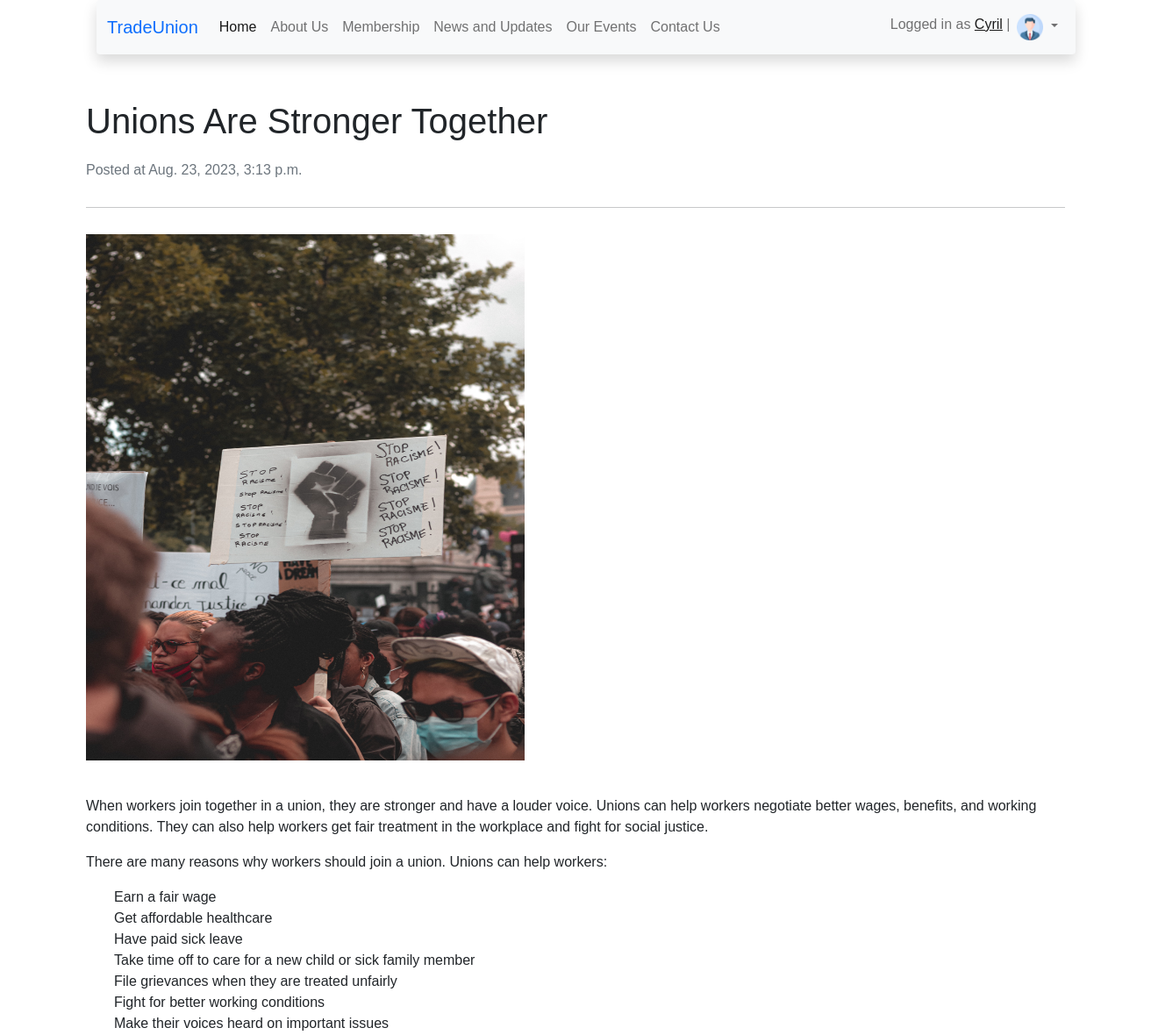
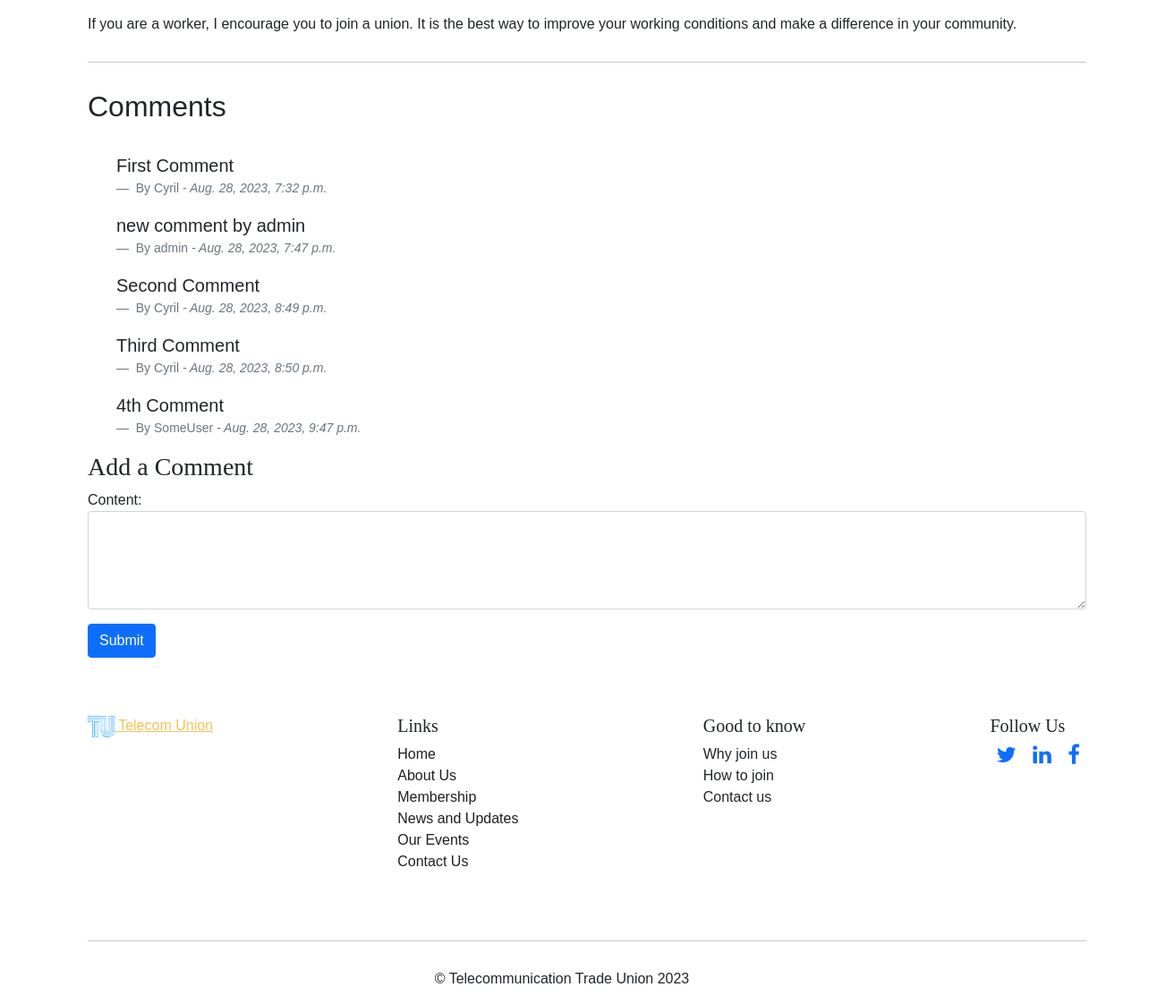
Page /news/post-5/ (signed in) on the committed database (2 pictures, top to bottom).
### blog/models.py (models this page shows, shortened)
class Post(models.Model):
    title = models.CharField(max_length=200)
    header_image = models.ImageField(null=True, blank=True, upload_to="images/")
    content = models.TextField()
    created_at = models.DateTimeField(auto_now_add=True)
    featured = models.BooleanField(default=False)
    slug = models.SlugField(null=False, unique=True, default=None)

class Comment(models.Model):
    post = models.ForeignKey(Post, on_delete=models.CASCADE)
    author = models.ForeignKey(User, on_delete=models.CASCADE)
    content = models.TextField()
    created_at = models.DateTimeField(auto_now_add=True)

### blog/views.py (the view)
# urls.py: path('news/<slug:slug>/', views.post_detail, name="post_detail"),
def post_detail(request, slug):
    post = Post.objects.get(slug=slug)
    if request.method == 'POST':
        form = CommentForm(request.POST)
        if request.user.is_authenticated:
            if form.is_valid():
                comment = form.save(commit=False)
                comment.post = post
                comment.author = request.user
                comment.save()
                form = CommentForm()  # Reset the form
                return redirect('post_detail', slug=slug)  # Redirect to fix the resubmitting issue
        else:
            messages.warning(request, 'Please log in first to add a comment')
    else:
        form = CommentForm()
    comments = Comment.objects.filter(post=post)
    context = {'post': post, 'comments': comments, 'form': form}
    return render(request, 'post_detail.html', context=context)

### blog/forms.py
class CommentForm(forms.ModelForm):
    class Meta:
        model = Comment
        fields = ['content']
        widgets = {
            'content': forms.Textarea(attrs={'class': 'form-control', 'rows': 4}),
        }

### templates/post_detail.html (shortened to what this page needs)
{% extends 'base.html' %}
{% block content %}
    <h1 class="title" style="margin-top: 90px; margin-bottom: 20px;">{{ post.title }}</h1>
    <small class="card-text text-muted h6">Posted at {{ post.created_at }}</small>
    <hr>
    {% if post.header_image %}
    <img src="{{ post.header_image.url }}" width="500" height="600"> <br></br>
    {% endif %}
    <p>{{ post.content|safe }}</p>
    <hr>
    <h2>Comments</h2>
    <br>
    <ul>
        {% for comment in comments %}
        <figure>
            <blockquote class="blockquote">
              <p>{{ comment.content }}</p>
            </blockquote>
            <figcaption class="blockquote-footer">
              By {{ comment.author }} <cite title="Source Title">- {{ comment.created_at }}</cite>
            </figcaption>
          </figure>
        {% empty %}
            <li>No comments yet...</li>
        {% endfor %}
    </ul>
    <h3>Add a Comment</h3>
    <form method="post">
        {{ form.as_p }}
        <button type="submit" class="btn btn-primary">Submit</button>
    </form>
    <br>
{% endblock %}

### templates/base.html (shortened to what this page needs)
{% load static %}
<!DOCTYPE html>
<html lang="en">
  <head>
    <link
      href="https://cdn.jsdelivr.net/npm/bootstrap@5.1.3/dist/css/bootstrap.min.css"
      rel="stylesheet"
    />
    <link rel="stylesheet" href="https://cdnjs.cloudflare.com/ajax/libs/font-awesome/4.7.0/css/font-awesome.min.css">
    <link rel="stylesheet" type="text/css" href="{% static 'css/main.css' %}">
    <link rel="stylesheet" type="text/css" href="{% static 'css/about.css' %}">
  </head>
  <body>
    <br/>
    <div class="container">
    <div class="container" style="z-index: 100; color: black; top: 0; position: fixed;  margin: 0 0 20px 0;">
      <nav class="navbar navbar-expand-lg navbar-light bg-light rounded shadow" aria-label="Eleventh navbar example">
        <div class="container-fluid">
          <a class="navbar-brand" href="/" style="color:#0d6efd;">TradeUnion</a>
          <div class="collapse navbar-collapse" id="navbarsExample09">
            <ul class="navbar-nav me-auto mb-2 mb-lg-0">
              <li class="nav-item">
                <a class="nav-link active" aria-current="page" href="/home">Home</a>
              </li>
              <li class="nav-item">
                <a class="nav-link" href="/about-us">About Us</a>
              </li>
              <li class="nav-item">
                <a class="nav-link" href="/membership">Membership</a>
              </li>
              <li class="nav-item">
                <a class="nav-link" href="/news">News and Updates</a>
              </li>
              <li class="nav-item">
                <a class="nav-link" href="/events">Our Events</a>
              </li>
              <li class="nav-item">
                <a class="nav-link" href="/contact-us">Contact Us</a>
              </li>
            </ul>
            <div>
              <ul class="navbar-nav">
                {% if user.is_authenticated %}
                <span class="navbar-text">Logged in as <a href="/members/profile/{{user.id}}">{{user.username}}</a> | </span>
                <li class="nav-item dropdown">
                  <a class="nav-link dropdown-toggle" href="#" id="navbarDropdown" role="button" data-bs-toggle="dropdown" aria-expanded="false">
                    <img src="/media/images/profile.png" alt="image" class="img-responsive" width="30px" height="30px">
                  </a>
                </li>
                {% else %}
                <li class="nav-item">
                  <a class="nav-link" href="/members/login">Login</a>
                </li>
              </div>
                {% endif %}
              </ul>
            </div>
          </div>
          </div>
        </div>
    </div>
    <div class="container">{% block content %} {% endblock %}</div>
    <div class="footer container" style=" bottom: 0; position: relative; display: flex; flex-direction: column;">
      <div style="margin-top: 40px; margin-bottom: 30px;display: flex; justify-content: space-between;">
        <a class="" href="/" style="color: #f5c256">
          <img src="{% static 'images/logo.png' %}" alt="" width="30" height="24"> Telecom Union
        </a>
        <div class="links">
          <ul>
            <h3 style="font-size: 20px;">Links</h3>
            <li class="footer-item">
              <a class="footer-link" href="/home" style="color: rgb(32, 30, 30);">Home</a>
            </li>
            <li class="footer-item">
              <a class="footer-link" href="/about-us" style="color: rgb(32, 30, 30); ">About Us</a>
            </li>
            <li class="footer-item">
              <a class="footer-link" href="/membership" style="color: rgb(32, 30, 30); ">Membership</a>
            </li>
            <li class="footer-item">
              <a class="footer-link" href="/news" style="color: rgb(32, 30, 30); ">News and Updates</a>
            </li>
            <li class="footer-item">
              <a class="footer-link" href="/events" style="color: rgb(32, 30, 30); ">Our Events</a>
            </li>
            <li class="footer-item">
              <a class="footer-link" href="/contact-us" style="color: rgb(32, 30, 30); ">Contact Us</a>
            </li>
          </ul>
        </div>
        <div class="menbership">
          <ul style="text-align: left;">
            <h3 style="font-size: 20px;">Good to know</h3>
            <li>Why join us</li>
            <li>How to join</li>
            <li>Contact us</li>
          </ul>
        </div>
        <div class="social">
          <ul>
            <h3 style="font-size: 20px;">Follow Us</h3>
            <i class="fa fa-twitter" style="font-size:24px;color:#0d6efd; cursor: pointer; margin: 0 7px; ">
            </i>
            <i class="fa fa-linkedin" style="font-size:24px;color:#0d6efd; cursor: pointer; margin: 0 7px; ">
            </i>
            <i class="fa fa-facebook" style="font-size:24px;color:#0d6efd; cursor: pointer; margin: 0 7px; ">
            </i>
          </ul>
        </div>
      </div>
      <hr>
      <div class="copyright" style="text-align: center; margin: 0 -144px 0 -200px;">
        <p>&copy; Telecommunication Trade Union 2023</p>
      </div>
    </div>
  </body>
</html>

### static/css/main.css (style rules this page uses)
body { font-family: Arial, Helvetica, sans-serif; }
ul { text-align: left; }
ul li { list-style: none; }
li a { text-decoration: none; }
hr { margin-top: 30px; margin-bottom: 30px; }
h3 { font-family: "Playfair Display", Georgia, "Times New Roman", serif; text-align: left; }

### rows in the picture
Post: title "Unions Are Stronger Together", created_at "Aug. 23, 2023, 3:13 p.m.", header_image (picture), content "When workers join together in a union, they are stronger and have a louder voice. Unions can help workers negotiate better wages, benefits, and working conditions. They can also help workers get fair treatment in the workplace and fight for social justice. There are many reasons why workers should join a union. Unions can help workers: Earn a fair wage Get affordable healthcare Have paid sick leave Take time off to care for a new child or sick family member File grievances when they are treated unfairly Fight for better working conditions Make their voices heard on important issues If you are a worker, I encourage you to join a union. It is the best way to improve your working conditions…"
Comment: content "First Comment", author "Cyril", created_at "Aug. 28, 2023, 7:32 p.m."
Comment: content "new comment by admin", author "admin", created_at "Aug. 28, 2023, 7:47 p.m."
Comment: content "Second Comment", author "Cyril", created_at "Aug. 28, 2023, 8:49 p.m."
Comment: content "Third Comment", author "Cyril", created_at "Aug. 28, 2023, 8:50 p.m."
Comment: content "4th Comment", author "SomeUser", created_at "Aug. 28, 2023, 9:47 p.m."

### other values in the picture
{{ user.username }} "Cyril"
